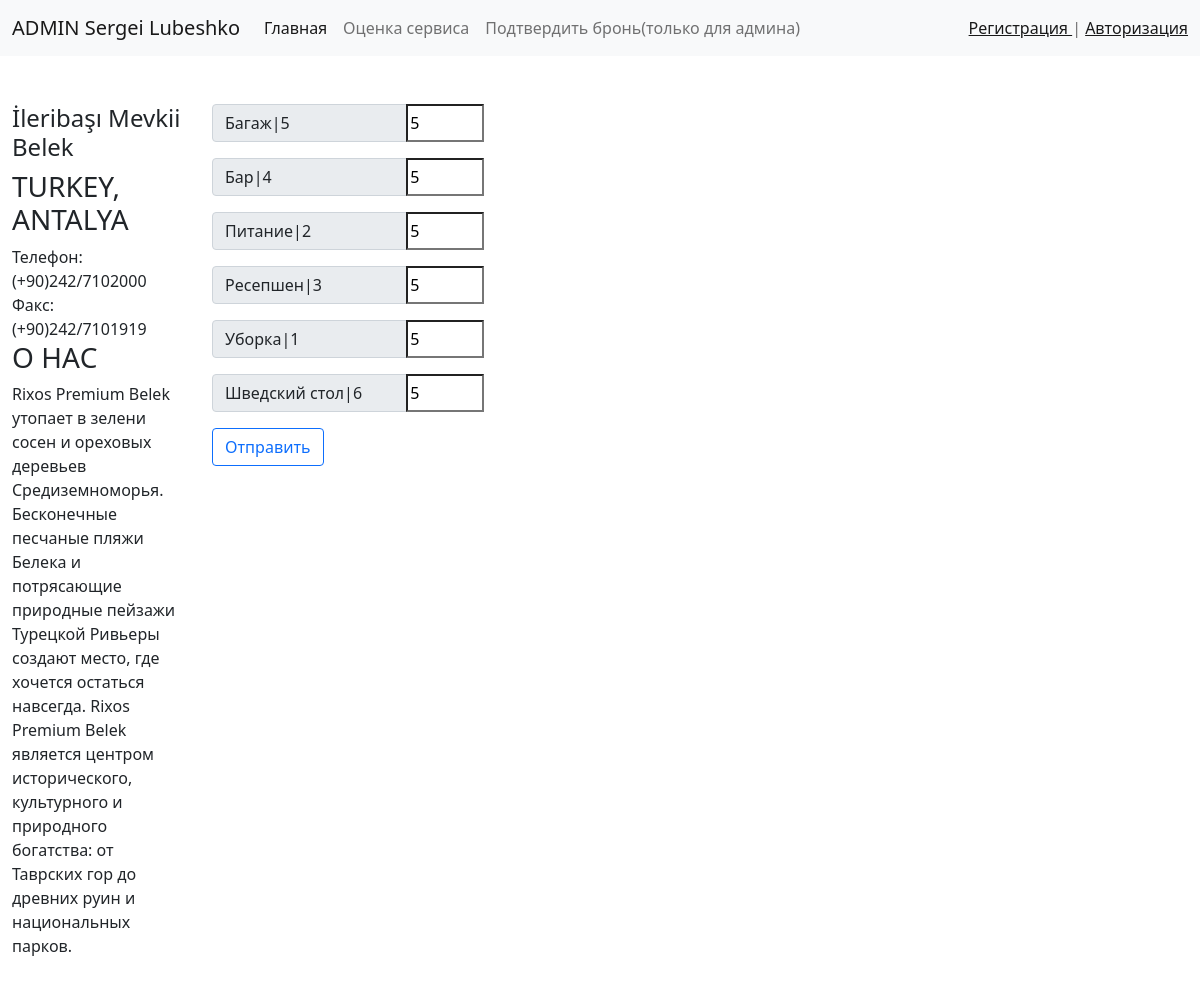
The app's page /service/ with its own data.
### hotel/models.py (models this page shows, shortened)
class TypeService(models.Model):
    title = models.CharField(max_length=50, verbose_name="Вид сервиса", unique=True)
    users = models.ManyToManyField(User, through="ServiceHotel", related_name='users_types')
    class Meta:
        ordering = ["title"]

### hotel/views.py (the view, shortened to what this page needs)
# urls.py: path('service/', service, name ='service' )
def service(request):
    serv = TypeService.objects.all()
    len_serv = len(serv)
    return render(request, 'hotel/service.html', context={'services': serv})

### hotel/templates/hotel/service.html (shortened to what this page needs)
{% extends "base.html" %}
{% block content %}
    <form action="{% url 'service' %}" method="post">
        {% for service in services %}
            <div class="input-group mb-3">
                <span class="input-group-text" id="inputGroup-sizing-default" style="width: 20%"
                      name="{{ service.title }}">{{ service.title }}|{{ service.id }}</span>
                <input type="number" name="{{ service.id }}" min="1" max="5" value="5" required="True">
            </div>
        {% endfor %}
        <button type="submit" class="btn btn-outline-primary">Отправить</button>
    </form>
{% endblock %}

### records on screen
TypeService: title "Багаж", id "5"
TypeService: title "Бар", id "4"
TypeService: title "Питание", id "2"
TypeService: title "Ресепшен", id "3"
TypeService: title "Уборка", id "1"
TypeService: title "Шведский стол", id "6"
